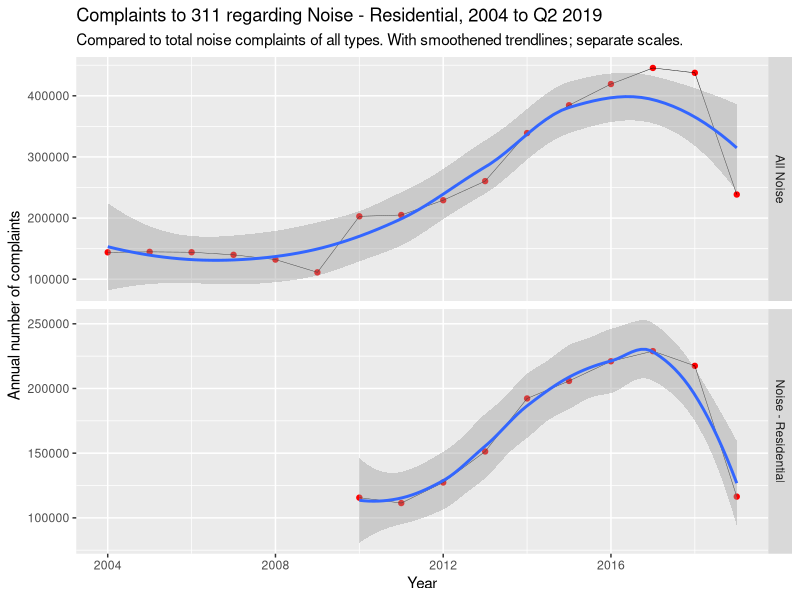
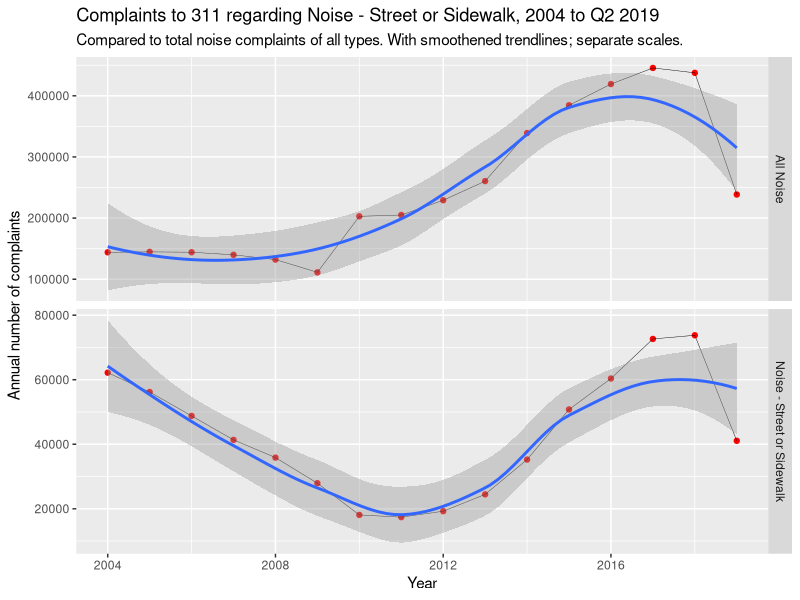
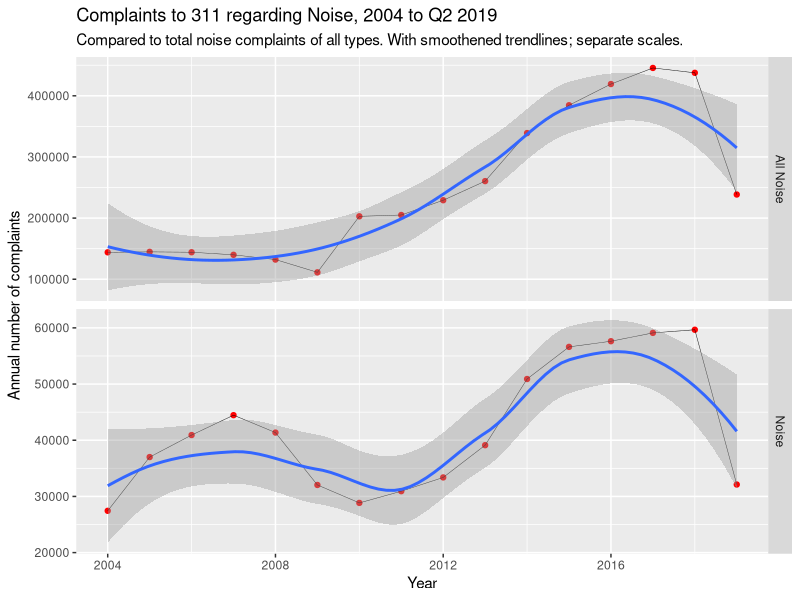
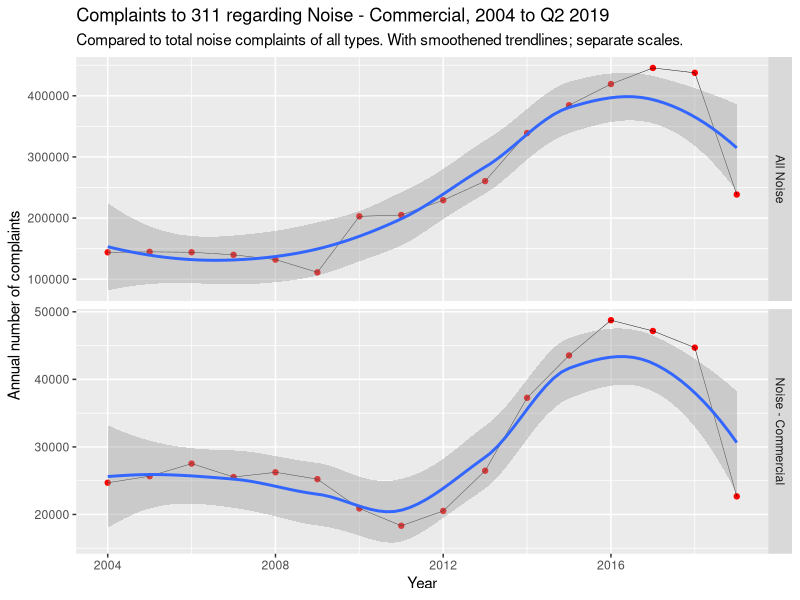
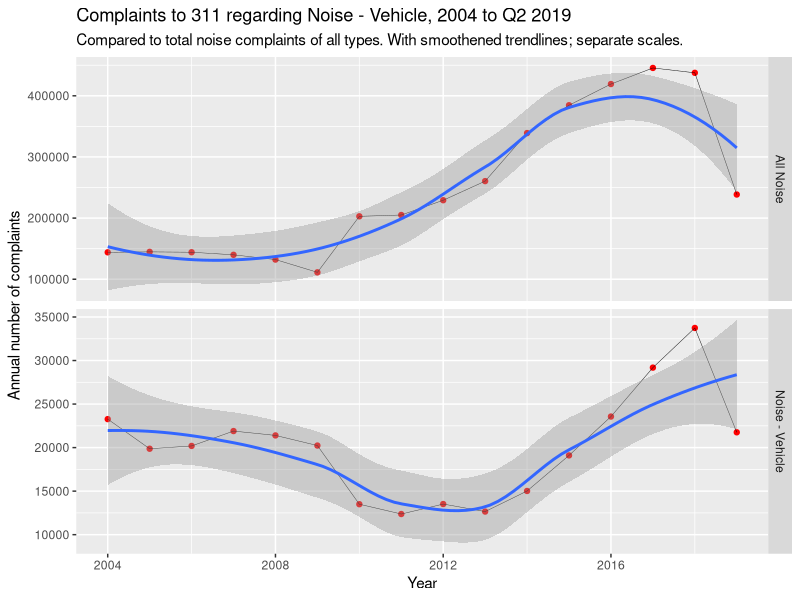
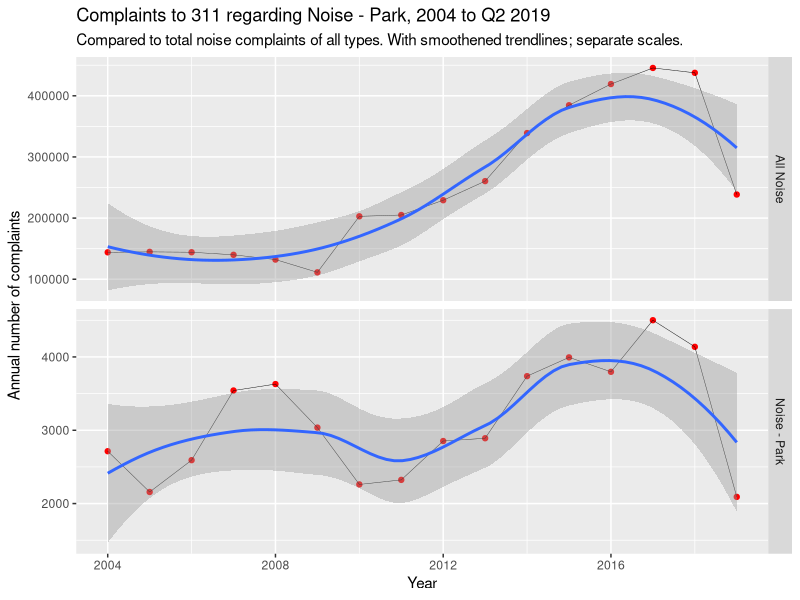
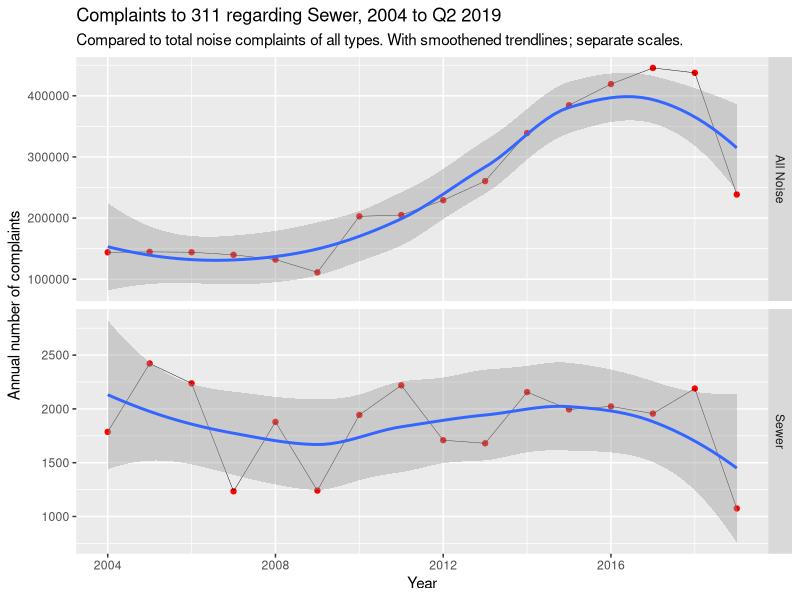
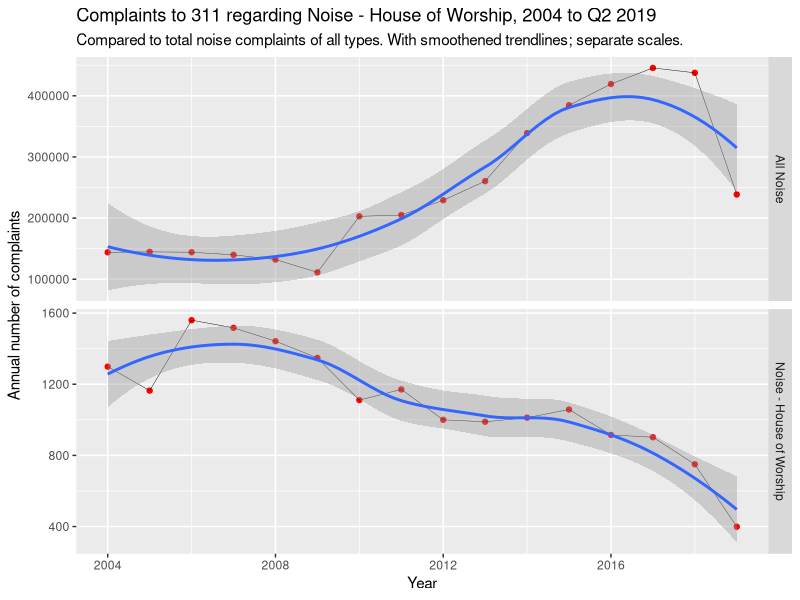

These charts were generated, in order, by the following R code:
# Compare individual types of Noise with total noise

library(data.table)
library(ggplot2)
options(scipen = 100, digits = 10)

noiseType_Year <- fread("noiseType_Year.csv") 

# Compute "All Noise" totals for use in comparison graphs. BEFORE pruning types less than 1% of total as below. Total now 'cos "All Noise" is added as a Complaint.Type and will double total complaints in consideration.
x <- noiseType_Year[, .(Complaint.Type = "All Noise", N = sum(N)), by = Year]

# Omit "Complaint.Type" less than 1% of total. Or whatever percentage.
noiseType_Year <- 
  noiseType_Year[Complaint.Type %in% 
                   noiseType_Year[, sum(N), by = Complaint.Type][order(V1)][cumsum(V1) >= (sum(V1)*.01), ][,Complaint.Type], ]

# Add "All Noise" totals from x above
noiseType_Year <- rbind(noiseType_Year, x)
rm(x)

# Replace "/ " in Complaint.Type "Noise - Street/Sidewalk" ( throws error in ggplot)
noiseType_Year$Complaint.Type <- factor(gsub("/", " or ", noiseType_Year$Complaint.Type))

# PNG loop - compare noise types with All Noise ----

# Need to exclude All Noise vs All Noise in for loop

for (i in unique(noiseType_Year$Complaint.Type)) {
  ggsave(
    paste0("noiseType_", i, "_v_AllNoise.png"),
    ggplot(
      data = noiseType_Year[Complaint.Type == paste0(i, "|All Noise")],
      mapping = aes(x = Year, y = N, group = Complaint.Type)
    ) +
      facet_grid(Complaint.Type ~ ., scale = "free") +
      geom_point(
        data = noiseType_Year[Complaint.Type == i],
        size = 1.5,
        color = "red"
      ) +
      geom_line(data = noiseType_Year[Complaint.Type == i], size = 0.15) +
      geom_smooth(data = noiseType_Year[Complaint.Type == i]) +
      geom_point(
        data = noiseType_Year[Complaint.Type == "All Noise"],
        size = 1.5,
        color = "red"
      ) +
      geom_line(data = noiseType_Year[Complaint.Type == "All Noise"], size = 0.15) +
      geom_smooth(data = noiseType_Year[Complaint.Type == "All Noise"]) +
      labs(
        x = "Year",
        y = "Annual number of complaints",
        title = paste0("Complaints to 311 regarding ", i, ", 2004 to Q2 2019"),
        subtitle = "Compared to total noise complaints of all types. With smoothened trendlines; separate scales."
      ),
    dpi = "retina",
    device = 'png'
  )
}

rm(list = ls())
